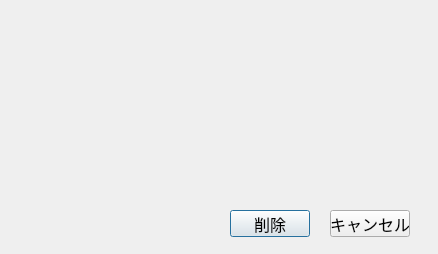
<?xml version="1.0" encoding="UTF-8"?>
<ui version="4.0">
 <class>Dialog</class>
 <widget class="QDialog" name="Dialog">
  <property name="geometry">
   <rect>
    <x>0</x>
    <y>0</y>
    <width>438</width>
    <height>254</height>
   </rect>
  </property>
  <property name="font">
   <font>
    <family>Segoe UI</family>
    <pointsize>12</pointsize>
   </font>
  </property>
  <property name="windowTitle">
   <string>Dialog</string>
  </property>
  <widget class="QLabel" name="labelMessage">
   <property name="geometry">
    <rect>
     <x>30</x>
     <y>50</y>
     <width>381</width>
     <height>121</height>
    </rect>
   </property>
   <property name="text">
    <string/>
   </property>
  </widget>
  <widget class="QPushButton" name="pushButtonOK">
   <property name="geometry">
    <rect>
     <x>230</x>
     <y>210</y>
     <width>80</width>
     <height>27</height>
    </rect>
   </property>
   <property name="text">
    <string>削除</string>
   </property>
  </widget>
  <widget class="QPushButton" name="pushButtonCancel">
   <property name="geometry">
    <rect>
     <x>330</x>
     <y>210</y>
     <width>80</width>
     <height>27</height>
    </rect>
   </property>
   <property name="text">
    <string>キャンセル</string>
   </property>
  </widget>
 </widget>
 <resources/>
 <connections/>
</ui>
